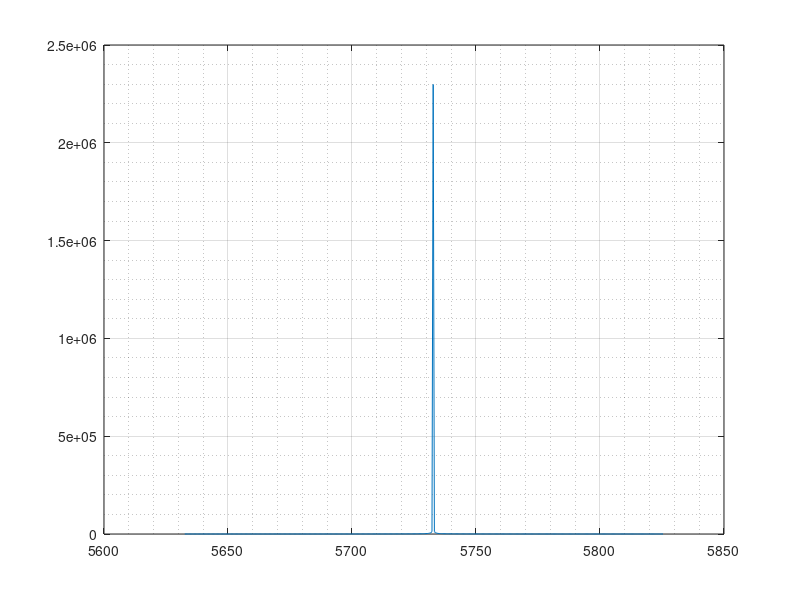

Recreate this plot in MATLAB.
%This code sets up the time and frequency vectors for all the numerical
clear 
format long e
tend = 10;
tbeg = -10;
N = 100000;
tstep = (tend-tbeg)/N;
sampling_rate = 1/tstep;

%Time window =
tt = tbeg:tstep:tend-tstep;

load('lab4_num_expt3');

maxlag = 200;
%Autocorrelation of yt
Rxy = xcorr(yt,xt,maxlag);
%tau vector
tau_vec = -(maxlag*tstep):tstep:maxlag*tstep;
%Abs. PSD corresponding to yt
Sy = abs(fftshift(fft(fftshift(Rxy))));
%define the frequency vector corresponding to tau_vec
Ntau = length(tau_vec);
%Nyquist sampling rate
fmax = sampling_rate/2; 
fmin = -fmax;
fstep = (fmax-fmin)/Ntau;
%Frequency window
freq = fmin:fstep:fmax-fstep;

% plot(tt, xt);
% xlabel("time");
% ylabel("xt");
% % title("y(t)");
% grid on;
% grid minor;

plot(Rxy, Sy);
grid on;
grid minor;
